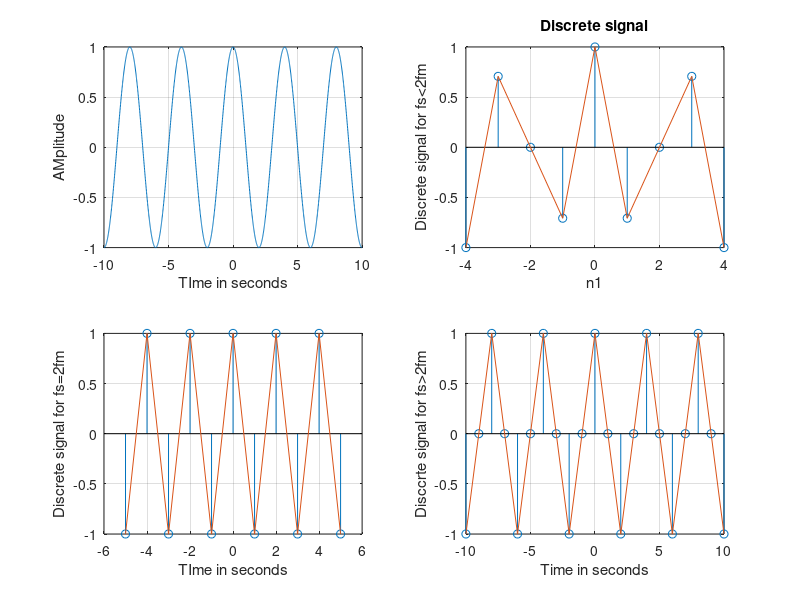

The MATLAB script that drew this image:
clc;
close all;
clear all;
%% Samplinng THeroem
t=-10:0.01:10;
T=4;
fm=1/T;
x=cos(2*pi*fm*t);
subplot(2,2,1);
plot(t,x);
grid on;
xlabel('TIme in seconds');
ylabel('AMplitude');
fs1=1.6*fm;
fs2=2*fm;
fs3=4*fm;
%%sampling Freq values

%%Fs<2fm
n1=-4:1:4;
xn1=cos(2*pi*fm*n1/fs1);
subplot(2,2,2);
stem(n1,xn1);
hold on;
subplot(2,2,2);
plot(n1,xn1);
grid on;
xlabel('n1');
ylabel('Discrete signal for fs<2fm');
title('Discrete signal');

%%Fs=2fm
n2=-5:1:5;
xn2=cos(2*pi*fm*n2/fs2);
subplot(2,2,3);
stem(n2,xn2);
hold on; 
subplot(2,2,3);
plot(n2,xn2);
grid on;
xlabel('TIme in seconds');
ylabel('Discrete signal for fs=2fm');

%%Fs>2fm
n3=-10:1:10;
xn3=cos(2*pi*fm*n3/fs3);
subplot(2,2,4);
stem(n3,xn3);
hold on;
subplot(2,2,4);
plot(n3,xn3);
grid on;
xlabel('Time in seconds');
ylabel('Disccrte signal for fs>2fm');

